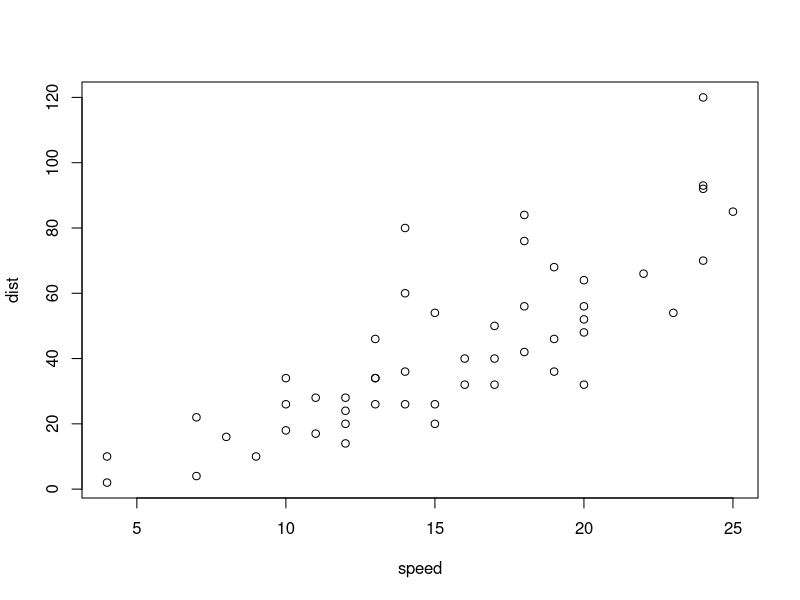
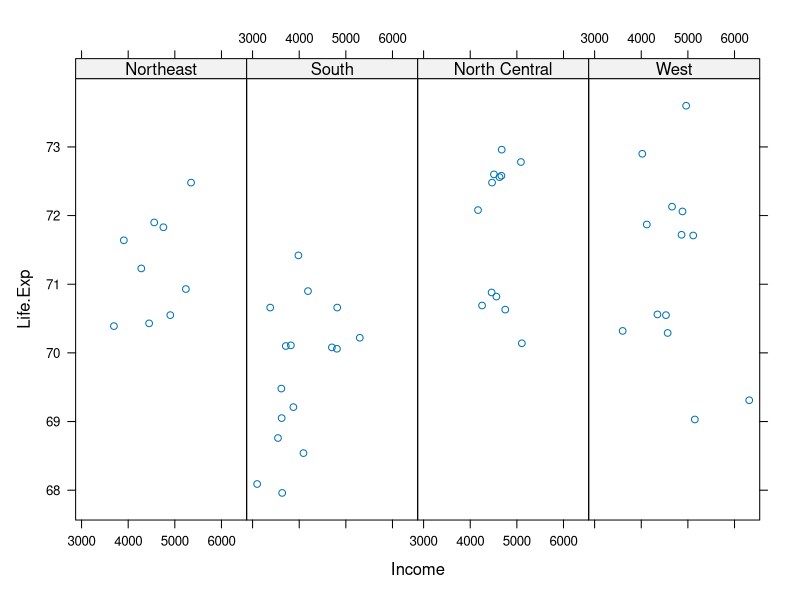
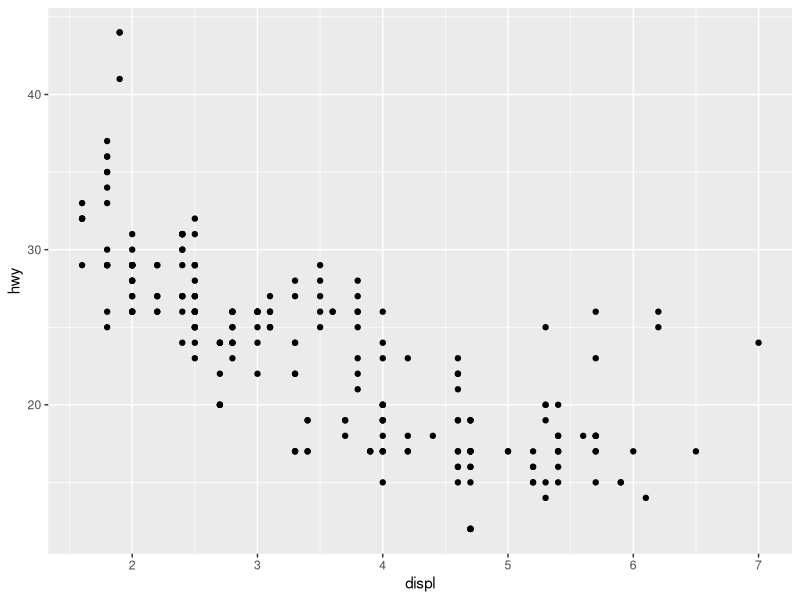
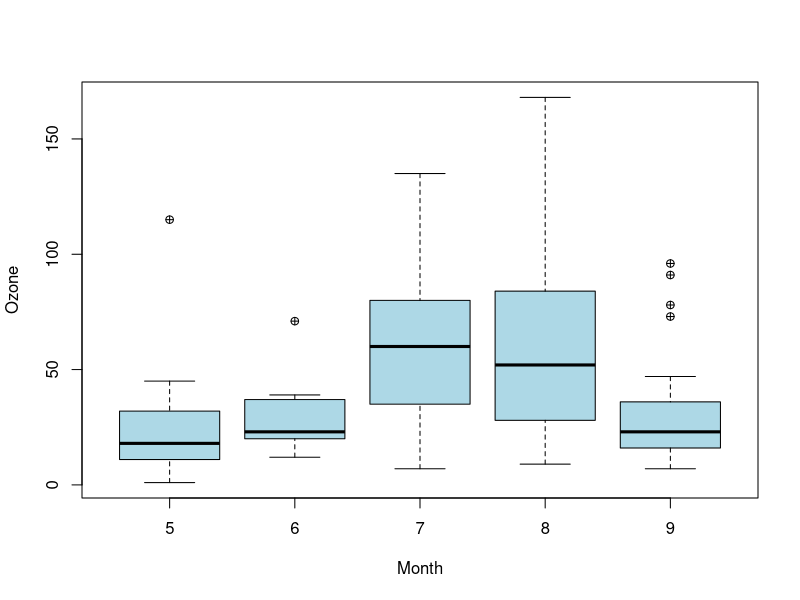
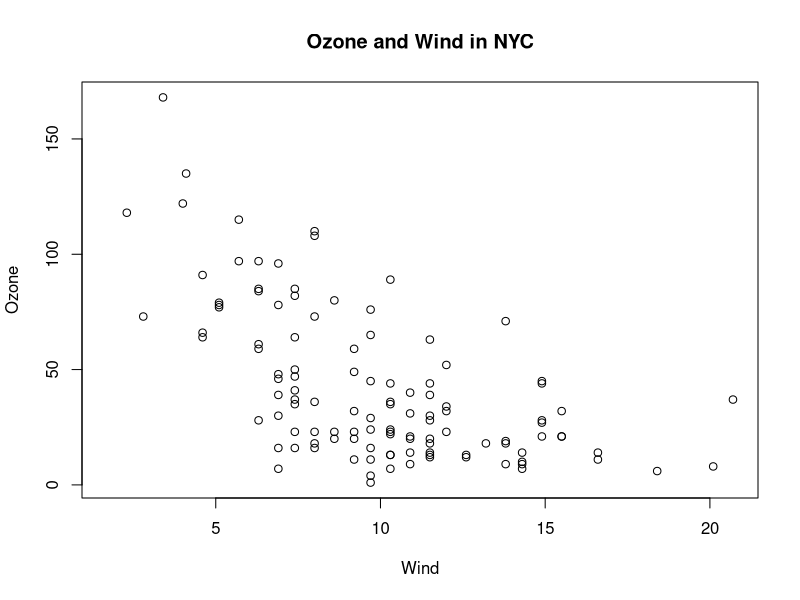
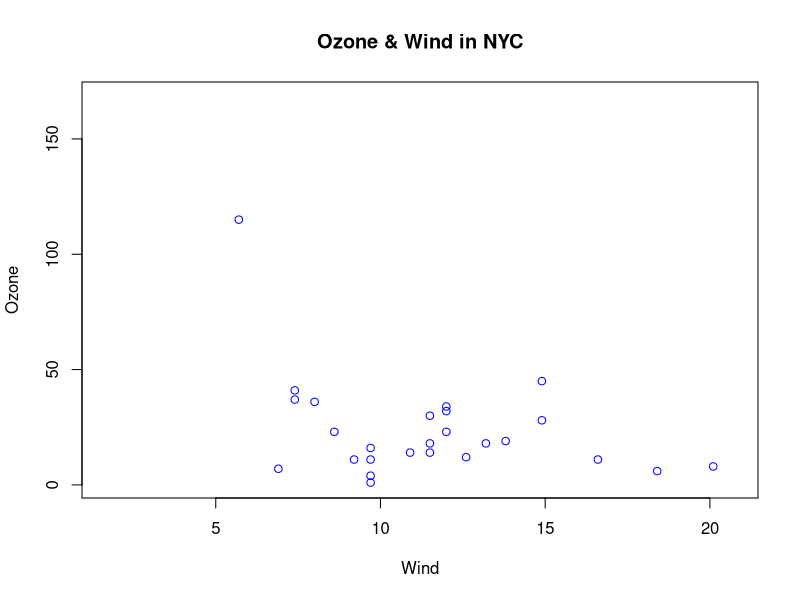
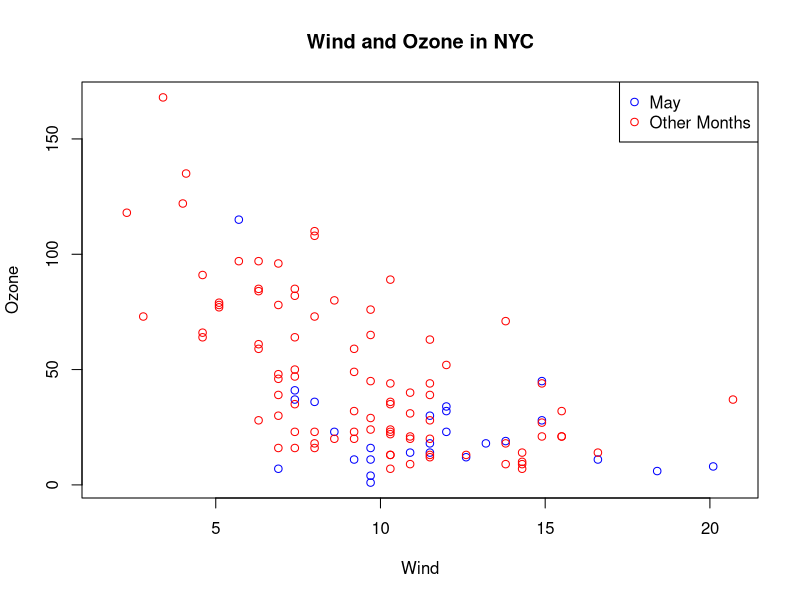
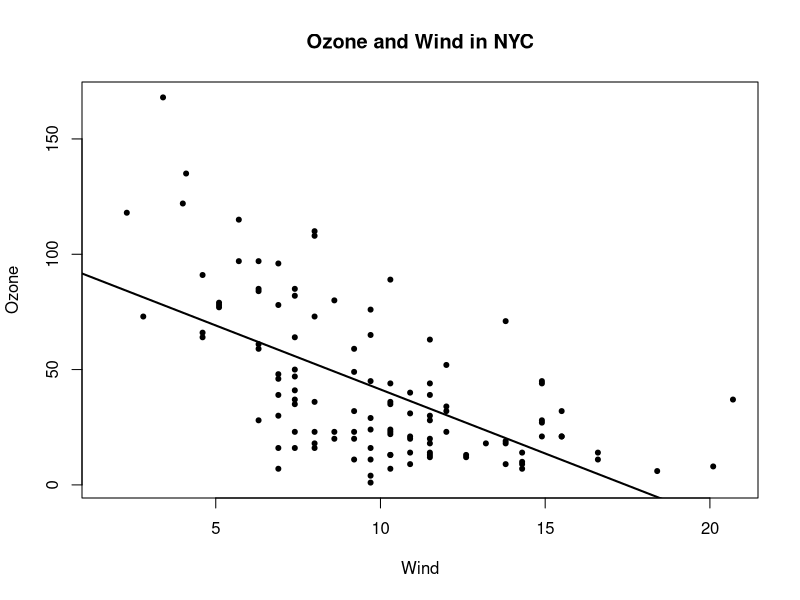

Generate these figures, in order, with R:
#Base Plot System
library(datasets)
data(cars)
with(cars, plot(speed,dist))

#Lattice System & Plot
library(lattice)
state <- data.frame(state.x77, region= state.region)
xyplot(Life.Exp ~ Income | region, data=state, layout= c(4,1))

#ggplot2 system
library(ggplot2)
data(mpg)
qplot(displ, hwy, data=mpg)


#boxplot by factoring the months of airquality variable of month
library(datasets)
str(airquality)
class(airquality$Month)

airquality <- transform(airquality, Month=factor(Month))
boxplot(Ozone~Month, airquality, xlab="Month", ylab="Ozone", 
        pch=10, col="light blue")

par(bg="white")

#Adding a title in Base Plotting Functions
library(datasets)
with(airquality, plot(Wind, Ozone))
title(main="Ozone and Wind in NYC")

#Base Plot with Annotation
with(airquality, plot(Wind, Ozone, main="Ozone & Wind in NYC", type="n"))
with(subset(airquality, Month==5), points(Wind, Ozone, col='blue'))

##Another Example of Base Plot w/ Annotation (with legend & color)
with(airquality, plot(Wind, Ozone, type="n",main="Wind and Ozone in NYC"))
with(subset(airquality, Month==5), points(Wind, Ozone, col='blue'))
with(subset(airquality, Month!=5), points(Wind, Ozone, col='red'))
legend("topright", pch=1, col=c("blue", "red"), legend=c("May", "Other Months"))

#Base Plot w/Regression Line
with(airquality, plot(Wind, Ozone, main="Ozone and Wind in NYC",
                      pch=20))
model <- lm(Ozone~Wind, airquality)
abline(model, lwd=2)

str(airquality)

#Multiple Base Plots!
par(mfrow=c(1,3), mar= c(4,4,2,1), oma=c(0,0,2,0))
with(airquality, {
    plot(Wind, Ozone, main="Ozone & Wind")
    plot(Solar.R, Ozone, main="Ozone and Solar Radiation")
    plot(Temp, Ozone, main="Ozone and Temp")
    mtext("Ozone on Weather in NYC", outer=T)
})

#Editing Margins:
x<- rnorm(100)
y<- rnorm(100)
plot(x,y)
par("mar")

## Copying Plots w/ device graphics
library(datasets)
with(faithful, plot(eruptions, waiting))
title(main="Old Faithful Geyser Data")
dev.copy(png, file="geyserplot.png")
dev.off()

